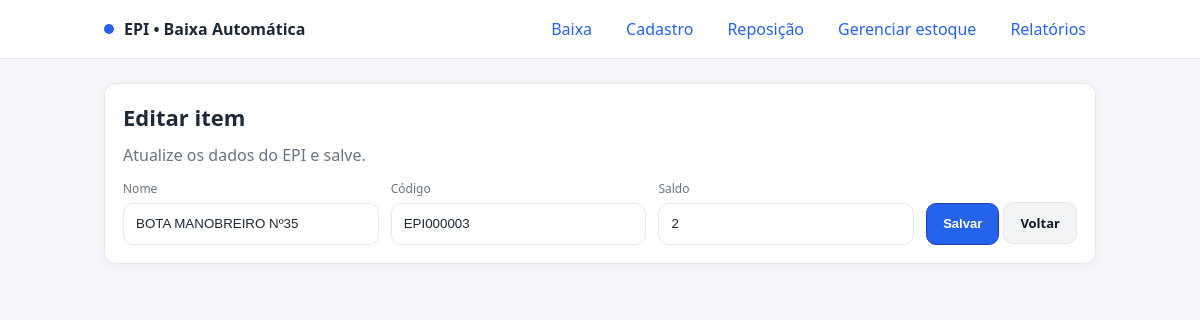
The page /editar/3 (signed in) on the database its author committed.
### tables this page shows
CREATE TABLE itens (
                id INTEGER PRIMARY KEY AUTOINCREMENT,
                nome TEXT NOT NULL,
                codigo TEXT UNIQUE NOT NULL,
                saldo INTEGER NOT NULL
            );

### app_epi.py (the view, shortened to what this page needs)
@app.route("/editar/<int:item_id>", methods=["GET", "POST"])
@login_required
def editar_item(item_id):
    conn = get_db_connection()
    cur = conn.cursor()
    cur.execute("SELECT * FROM itens WHERE id = ?", (item_id,))
    item = cur.fetchone()
    if not item:
        conn.close()
        return render_template("editar.html", erro="Item não encontrado.", item=None)
    conn.close()
    return render_template("editar.html", item=item, erro=None)

### app_epi.py (called while the page is built)
def login_required(view):
    @wraps(view)
    def wrapped(*args, **kwargs):
        if not session.get("user"):
            session["next_url"] = request.full_path if request.query_string else request.path
            return redirect(url_for("login"))
        return view(*args, **kwargs)
    return wrapped

def get_db_connection():
    conn = sqlite3.connect('estoque.db')
    conn.row_factory = sqlite3.Row
    conn.execute("PRAGMA foreign_keys = ON")
    return conn

### templates/editar.html (shortened to what this page needs)
{% extends "base.html" %}
{% block content %}
<h1>Editar item</h1>
<p class="page-sub muted">Atualize os dados do EPI e salve.</p>
{% if not item %}
  <div class="alert alert-danger">Item não encontrado.</div>
  <div class="actions">
    <a class="btn secondary" href="{{ url_for('itens_lista') }}">Voltar</a>
  </div>
{% else %}
  <form method="POST" class="form-novo" autocomplete="off">
    <div class="form-line">
      <div>
        <label for="nome">Nome</label>
        <input class="input" id="nome" name="nome" value="{{ item.nome }}" required>
      </div>
      <div>
        <label for="codigo">Código</label>
        <input class="input" id="codigo" name="codigo" value="{{ item.codigo }}" required>
      </div>
      <div>
        <label for="saldo">Saldo</label>
        <input class="input" id="saldo" type="number" name="saldo" min="0" value="{{ item.saldo }}" required>
      </div>
      <div class="form-actions">
        <button class="btn primary" type="submit">Salvar</button>
        <a class="btn secondary" href="{{ url_for('itens_lista') }}">Voltar</a>
      </div>
    </div>
  </form>
{% endif %}
{% endblock %}

### static/style.css (style rules this page uses)
:root { --bg: #f5f6fa; --card: #ffffff; --muted: #6b7280; --text: #1f2937; --accent: #2563eb; --accent-2: #4f46e5; --danger: #dc2626; --success: #16a34a; --border: #e5e7eb; --radius: 12px; --line:#eef0f3; --zebra:#fafbff; --hover:#f0f6ff; --blue:#2563eb; --blue-2:#1d4ed8; --blue-3:#1e40af; --red:#ef4444; --red-2:#b91c1c; --red-bg:#fee2e2; --green:#10b981; --amber:#f59e0b; }
* { box-sizing: border-box; }
html, body { height: 100%; }
body { margin: 0; font-family: system-ui, -apple-system, Segoe UI, Roboto; background: var(--bg); color: var(--text); }
a { color: var(--accent); text-decoration: none; }
h1 { font-size:22px; margin:0 0 12px; }
p.muted { color: var(--muted); margin:6px 0 14px; }
.page-sub { margin:0 0 16px 0; }
label { font-size:12px; color: var(--muted); margin-bottom:6px; display:block; }
.input, input[type="text"], input[type="number"], select, textarea { width:100%; background:#fff; color:var(--text); border:1px solid var(--border); border-radius:10px; padding:10px 12px; outline:none; }
.btn { display:inline-flex; align-items:center; justify-content:center; gap:6px; padding:8px 12px; border-radius:10px; border:1px solid transparent; cursor:pointer; text-decoration:none; font-weight:600; font-size:13px; background:#fff; color:#374151; }
.btn.primary { background:#2563eb; border-color:#1e40af; color:#fff; }
.btn.secondary { background:#f3f4f6; border-color:#e5e7eb; color:#111827; }
.form-line { display:grid; grid-template-columns:1fr 1fr 1fr auto; gap:12px; align-items:end; }
.form-novo .input, #form-baixa .input, .form-novo input, #form-baixa input { height:42px; line-height:42px; box-sizing:border-box; }
.form-novo .btn, #form-baixa .btn { height:42px; line-height:42px; padding:0 16px; box-sizing:border-box; }

### rows shown on the page
itens: nome "BOTA MANOBREIRO Nº35", codigo "EPI000003", saldo "2"
